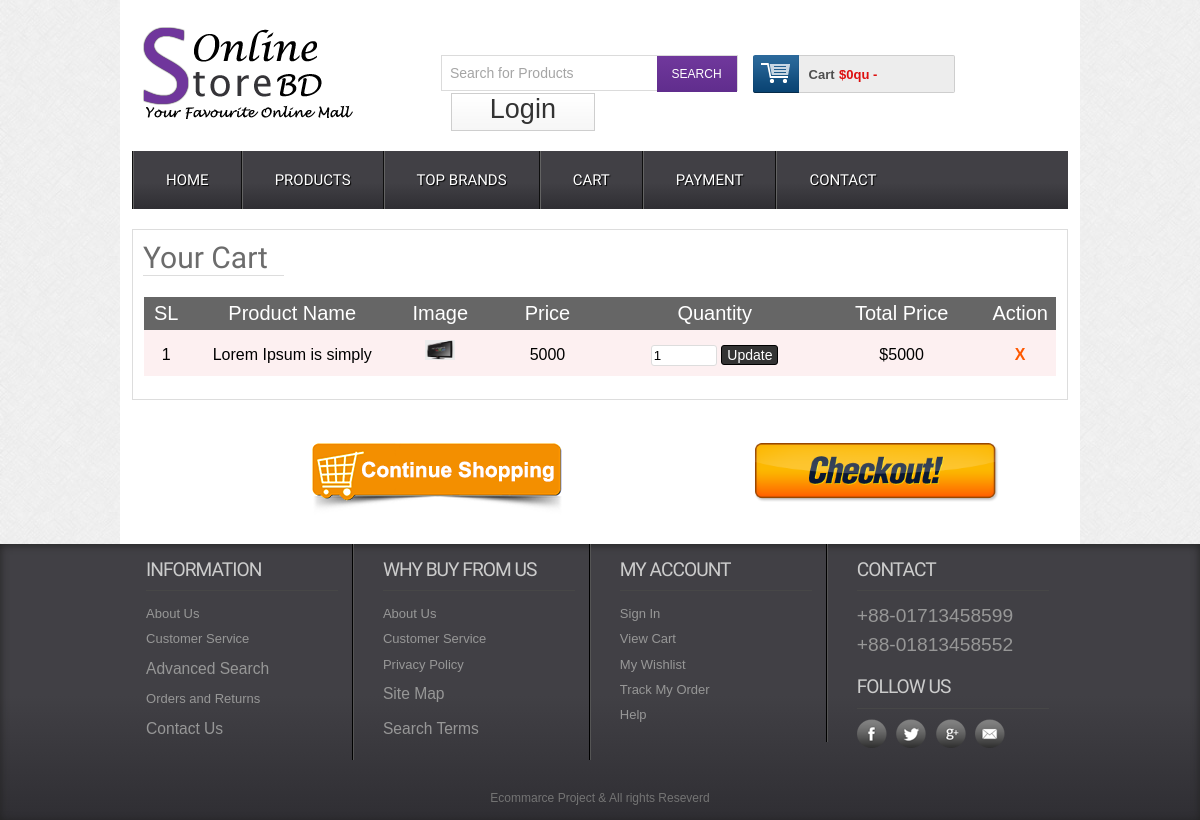
The app's page /cart.php with its own data.
### tables this page shows
CREATE TABLE `tbl_cart` (
  `sId` int(11) NOT NULL,
  `productId` int(11) NOT NULL,
  `productName` varchar(250) NOT NULL,
  `price` float NOT NULL,
  `quantity` int(11) NOT NULL,
  `image` varchar(250) NOT NULL
);

### classess/cart.php (called while the page is built, shortened)
<?php
	$filepath = realpath(dirname(__FILE__));
    include_once($filepath."/../lib/Database.php");
?>
<?php
class Cart
{
	private $db;
	function __construct()
	{
	 $this->db = new Database();
	}
	public function cartbysId(){
		$sId = session_id();
		$query = "SELECT * FROM tbl_cart where sId='$sId'";
		$getcartall = $this->db->select($query);
		return $getcartall;
	}
}
?>

### lib/Database.php (called while the page is built, shortened)
<?php
Class Database{
	public $host   = DB_HOST;
	public $user   = DB_USER;
	public $pass   = DB_PASS;
	public $dbname = DB_NAME;
	public $link;
	private function connectDB(){
	$this->link = new mysqli($this->host, $this->user, $this->pass, $this->dbname);
 }
	public function select($query){
		$result = $this->link->query($query) or die($this->link->error.__LINE__);
		if($result->num_rows > 0){
			return $result;
		} else {
			return false;
		}
	}
}

### cart.php (the view, shortened to what this page needs)
<?php include"inc/header.php"; ?>
 <div class="main">
    <div class="content">
    	<div class="cartoption">
			<div class="cartpage">
			    	<h2>Your Cart</h2>
						<table class="tblone">
							<tr>
								<th width="5%">SL</th>
								<th width="25%">Product Name</th>
								<th width="10%">Image</th>
								<th width="15%">Price</th>
								<th width="25%">Quantity</th>
								<th width="20%">Total Price</th>
								<th width="10%">Action</th>
							</tr>
							<?php
							$getcart = $ct->cartbysId();
							if ($getcart) {
								$i=0;
								while ($result = $getcart->fetch_assoc()) {
									$i++;
							?>
							<tr>
								<td><?php echo $i; ?></td>
								<td><?php echo $result['productName'];?></td>
								<td><img src="admin/<?php echo $result['image']; ?>" alt=""/></td>
								<td><?php echo $result['price'];?></td>
								<td>
									<form action="" method="post">
										<input type="number" name="quantity" value="<?php echo $result['quantity']; ?>"/>
										<input type="submit" name="submit" value="Update"/>
									</form>
								</td>
								<td>$<?php
								$total = $result['quantity'] * $result['price'];
								echo $total;
								?></td>
								<td><a onclick="return confirm('Are you sure to delte');" href="?delpro=<?php echo $result['carId'];?>">X</a></td>
							</tr>
							<?php
							}
						}
							?>
						</table>
					</div>
					<div class="shopping">
						<div class="shopleft">
							<a href="index.php"> <img src="images/shop.png" alt="" /></a>
						</div>
						<div class="shopright">
							<a href="payment.php"> <img src="images/check.png" alt="" /></a>
						</div>
					</div>
    	</div>
    </div>
 </div>
<?php include"inc/footer.php"; ?>

### css/style.css (style rules this page uses)
html,body,div,span,applet,object,iframe,h1,h2,h3,h4,h5,h6,p,blockquote,pre,a,abbr,acronym,address,big,cite,code,del,dfn,em,img,ins,kbd,q,s,samp,small,strike,strong,sub,sup,tt,var,b,u,i,dl,dt,dd,ol,nav ul,nav li,fieldset,form,label,legend,table,caption,tbody,tfoot,thead,tr,th,td,article,aside,canvas,details,embed,figure,figcaption,footer,header,hgroup,menu,nav,output,ruby,section,summary,time,mark,audio,video { margin:0;padding:0;border:0;font-size:100%;font:inherit;vertical-align:baseline; }
table { border-collapse:collapse;border-spacing:0; }
a { text-decoration:none; }
img { max-width:100%; }
body { font-family:Arial, Helvetica, sans-serif; background:url(../images/body_bg3.jpg); }
input[type="number"] { border: 1px solid #b8b8b8; border-radius: 3px; padding: 7px; }
.content { padding:20px 0; background:#FFF; }
.content h2 { font-size:23px; color:#6C6C6C; font-family: 'Monda', sans-serif; }
.cartpage { border: 1px solid #ddd; overflow: hidden; padding: 10px; }
.cartpage h2 { border-bottom: 1px solid #ddd; font-size: 30px; margin-bottom: 20px; width: 141px; }
.tblone { border: 1px solid #fff; margin-bottom: 12px; width: 100%; }
.tblone th { background: #666 none repeat scroll 0 0; color: #fff; font-size: 20px; padding: 5px 8px; text-align: center; }
.tblone td { padding:10px;text-align:center; }
table.tblone tr:nth-child(2n+1) { background:#fff;height:30px; }
table.tblone tr:nth-child(2n) { background:#fdf0f1;height:30px; }
table.tblone input[type="number"] { border: 1px solid #ddd; padding: 2px; width: 60px; }
table.tblone input[type="submit"] { background: #333 none repeat scroll 0 0; border: 1px solid #000; border-radius: 3px; color: #fff; cursor: pointer; font-size: 14px; padding: 1px 5px; }
table.tblone a { color: #fe5800; font-weight: bold; text-decoration: none; }
table.tblone img { height: 20px; width: 30px; }
.shopping { margin-top: 30px; }
.shopleft, .shopleft { float: left; text-align: center; width: 610px; }
.shopleft img { outline:none }
.shopleft a,.shopright a { outline:none }
.shopright img { width: 270px; outline:none }

### records on screen
tbl_cart: productName "Lorem Ipsum is simply", image (picture), price "5000", quantity "1"

### other values on screen
$sum "0"
